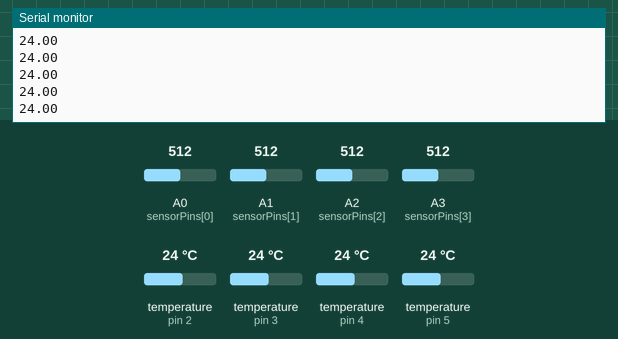
Recording of a sketch running on a simulated Arduino Uno, built with avr-gcc and run on an emulated ATmega328P. Shown: the last lines printed to the serial monitor. The inputs (shaded band) are chosen by the test bench; at power-on: temperature (sensors on pin 2, pin 3, pin 4, pin 5) 24 °C, A0 (sensorPins[0]) = 512, A1 (sensorPins[1]) = 512, A2 (sensorPins[2]) = 512, A3 (sensorPins[3]) = 512.

Above: at 1.3 s.
1.4 s: temperature (sensor on pin 2) set to 12 °C
2.9 s: temperature (sensor on pin 3) set to 19 °C
At 4.0 s:
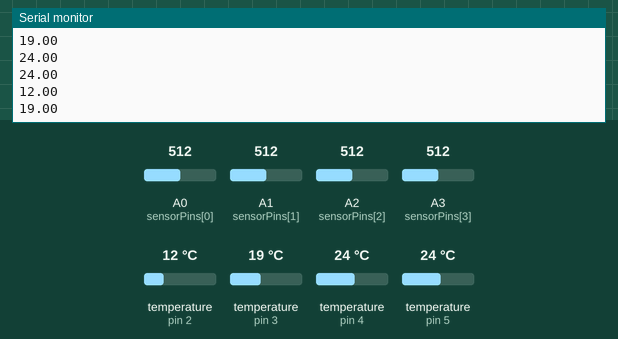
4.4 s: temperature (sensor on pin 4) set to 28 °C
At 5.7 s:
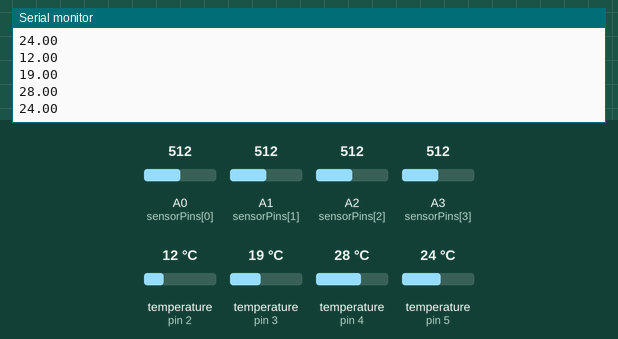
5.9 s: temperature (sensor on pin 5) set to 33 °C
7.4 s: temperature (sensor on pin 2) set to 41 °C
At 8.1 s:
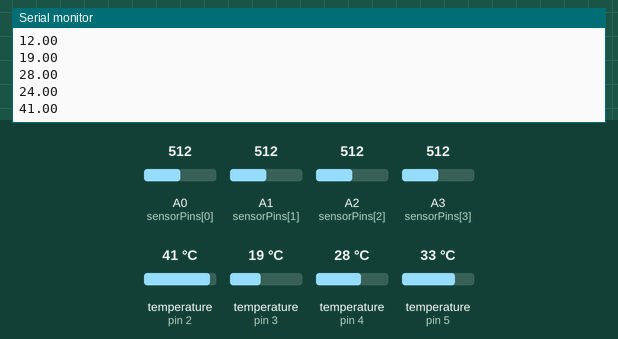
8.9 s: temperature (sensor on pin 3) set to 3 °C
At 10.5 s:
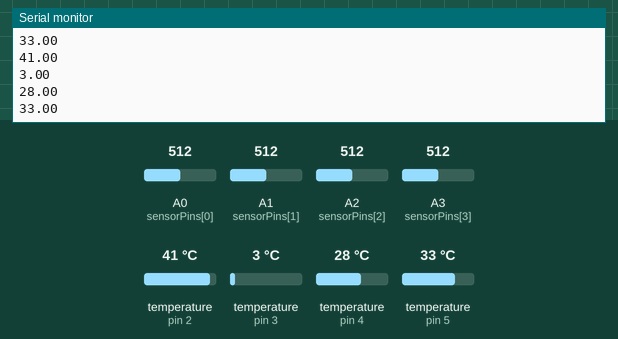
Timing chart, 0 to 11.4 s (numbered marks = the images above; inputs shaded):
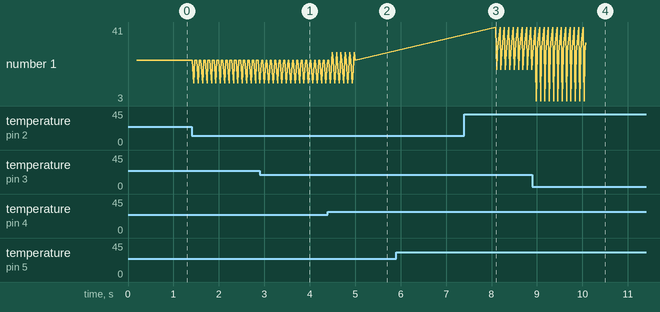

The sketch:

DiabeticsSmartSock.ino
```cpp
// temp sensor libraries
#include <OneWire.h> // protocal class
#include <DallasTemperature.h> // helps read temp values easily
#include <SoftwareSerial.h> // for the bluetooth

// bluetooth serial on D10 (RX), D11 (TX)
SoftwareSerial bluetooth(10,11);
// Set up pressure sensors
const int sensorPins[] = {A0,A1,A2,A3};
int sensorValues[4];

#define ONE_WIRE_BUS_1 2 // D2
#define ONE_WIRE_BUS_2 3 // D3
#define ONE_WIRE_BUS_3 4 // D4
#define ONE_WIRE_BUS_4 5 // D5
OneWire oneWire1(ONE_WIRE_BUS_1); // create object of type oneWire
OneWire oneWire2(ONE_WIRE_BUS_2);
OneWire oneWire3(ONE_WIRE_BUS_3);
OneWire oneWire4(ONE_WIRE_BUS_4);
// create DallasTemp object
DallasTemperature tempSensor[] = {
                          DallasTemperature (&oneWire1),
                          DallasTemperature (&oneWire2),
                          DallasTemperature (&oneWire3),
                          DallasTemperature (&oneWire4)
                          };

// timing controls
unsigned long lastTempTime = 0;
const unsigned long tempInterval = 5000; // so we can record temp every 1 second

//store the temp values
float lastTempValues[4] = {0,0,0,0};


void setup() {
  Serial.begin(9600); // set up serial communication
  bluetooth.begin(9600) ;// defualt baud rate
  // Initialise all temp sensors
  for (int i = 0; i < 4; i++) {
    tempSensor[i].begin();
  }
  delay(100);
}

void loop() {
    // print pressure values
  for (int i =0; i<4;i++) {
    sensorValues[i] = analogRead(sensorPins[i]);
    bluetooth.print(sensorValues[i]);
    bluetooth.print(",");
  }

  // Read temperature if interval passed
  unsigned long currentMillis = millis();
  if (currentMillis - lastTempTime >= tempInterval) {
    lastTempTime = currentMillis;

    for (int i = 0; i < 4; i++) {
      tempSensor[i].requestTemperatures();
      lastTempValues[i] = tempSensor[i].getTempCByIndex(0);
    }
  }

  for(int i =0;i<4;i++) {
    float tempC = tempSensor[i].getTempCByIndex(0); // get the temp
    Serial.println(tempC);
    bluetooth.print(tempC);
    bluetooth.print(",");

  }
  bluetooth.println();

}
```

Measured:
- after the input at 2.9 s, the serial monitor: prints a new line at once (image 1)
- after the input at 4.4 s, the serial monitor: prints a new line after 0.09 s (image 2)
- after the input at 7.4 s, the serial monitor: prints a new line after 0.69 s (image 3)
- after the input at 8.9 s, the serial monitor: prints a new line after 0.08 s (image 4)
